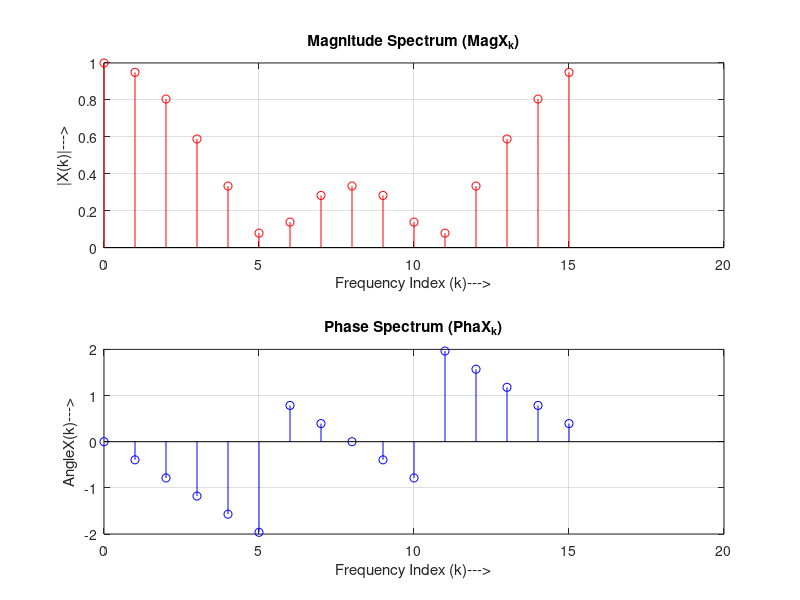

Recreate this plot in MATLAB.
% DFT Sequence_1
N=16;
j=sqrt(-1);
x=zeros(1,N);
x(1)=1/3;
x(2)=1/3;
x(3)=1/3;
Xk=zeros(1,N);
for k=0:1:N-1
  for n=0:1:N-1
    Xk(k+1)=Xk(k+1)+x(n+1)*exp(-j*2*pi*k*n/N);
  end;
end;
disp('The DFT Sequence is: '); Xk
disp('The Magnitude Sequence is: '); MagXk=abs(Xk)
disp('The Phase Sequence is: '); PhaXk=angle(Xk)
wk=0:1:N-1;
subplot(2,1,1);
stem(wk, MagXk, 'r');
xlabel('Frequency Index (k)--->');
ylabel('|X(k)|--->');
title('Magnitude Spectrum (MagX_k)');
grid on;
subplot(2,1,2);
stem(wk, PhaXk, 'b');
xlabel('Frequency Index (k)--->');
ylabel('Angle{X(k)}--->');
title('Phase Spectrum (PhaX_k)');
grid on;
